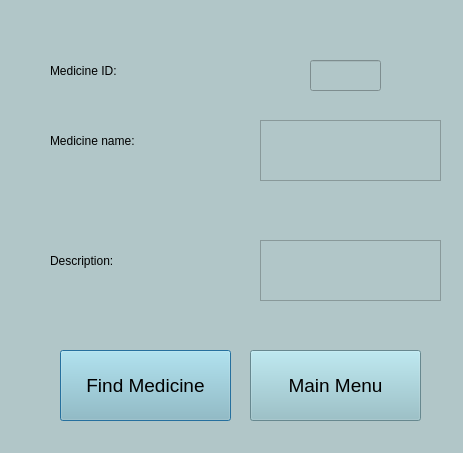
<?xml version="1.0" encoding="UTF-8"?>
<ui version="4.0">
 <class>Dialog</class>
 <widget class="QDialog" name="Dialog">
  <property name="geometry">
   <rect>
    <x>0</x>
    <y>0</y>
    <width>463</width>
    <height>453</height>
   </rect>
  </property>
  <property name="windowTitle">
   <string>Dialog</string>
  </property>
  <property name="styleSheet">
   <string notr="true"> background-color:rgb(177,198,200);setWindowIcon:url(:/newPrefix/Sage_Corps_app.png);</string>
  </property>
  <widget class="QLabel" name="label_5">
   <property name="geometry">
    <rect>
     <x>50</x>
     <y>50</y>
     <width>151</width>
     <height>41</height>
    </rect>
   </property>
   <property name="styleSheet">
    <string notr="true">color:rgb(0, 0, 0);
font: 25 20pt &quot;Microsoft JhengHei Light&quot;;</string>
   </property>
   <property name="text">
    <string>Medicine ID:</string>
   </property>
  </widget>
  <widget class="QLineEdit" name="medicine_id">
   <property name="geometry">
    <rect>
     <x>310</x>
     <y>60</y>
     <width>71</width>
     <height>31</height>
    </rect>
   </property>
   <property name="styleSheet">
    <string notr="true">color:rgb(255,255,255); font-size:15pt;</string>
   </property>
  </widget>
  <widget class="QLabel" name="label_6">
   <property name="geometry">
    <rect>
     <x>50</x>
     <y>120</y>
     <width>201</width>
     <height>41</height>
    </rect>
   </property>
   <property name="styleSheet">
    <string notr="true">color:rgb(0, 0, 0);
font: 25 20pt &quot;Microsoft JhengHei Light&quot;;</string>
   </property>
   <property name="text">
    <string>Medicine name:</string>
   </property>
  </widget>
  <widget class="QTextEdit" name="medicine_nameText">
   <property name="geometry">
    <rect>
     <x>260</x>
     <y>120</y>
     <width>181</width>
     <height>61</height>
    </rect>
   </property>
   <property name="styleSheet">
    <string notr="true">color:rgb(0, 0, 0);
font: 25 8pt &quot;Microsoft JhengHei Light&quot;;</string>
   </property>
   <property name="html">
    <string>&lt;!DOCTYPE HTML PUBLIC &quot;-//W3C//DTD HTML 4.0//EN&quot; &quot;http://www.w3.org/TR/REC-html40/strict.dtd&quot;&gt;
&lt;html&gt;&lt;head&gt;&lt;meta name=&quot;qrichtext&quot; content=&quot;1&quot; /&gt;&lt;style type=&quot;text/css&quot;&gt;
p, li { white-space: pre-wrap; }
&lt;/style&gt;&lt;/head&gt;&lt;body style=&quot; font-family:'Microsoft JhengHei Light'; font-size:8pt; font-weight:24; font-style:normal;&quot;&gt;
&lt;p style=&quot;-qt-paragraph-type:empty; margin-top:0px; margin-bottom:0px; margin-left:0px; margin-right:0px; -qt-block-indent:0; text-indent:0px; font-size:20pt;&quot;&gt;&lt;br /&gt;&lt;/p&gt;&lt;/body&gt;&lt;/html&gt;</string>
   </property>
  </widget>
  <widget class="QLabel" name="label_7">
   <property name="geometry">
    <rect>
     <x>50</x>
     <y>240</y>
     <width>201</width>
     <height>41</height>
    </rect>
   </property>
   <property name="styleSheet">
    <string notr="true">color:rgb(0, 0, 0);
font: 25 20pt &quot;Microsoft JhengHei Light&quot;;</string>
   </property>
   <property name="text">
    <string>Description:</string>
   </property>
  </widget>
  <widget class="QTextEdit" name="medicine_descText">
   <property name="geometry">
    <rect>
     <x>260</x>
     <y>240</y>
     <width>181</width>
     <height>61</height>
    </rect>
   </property>
   <property name="styleSheet">
    <string notr="true">color:rgb(0, 0, 0);
font: 25 8pt &quot;Microsoft JhengHei Light&quot;;</string>
   </property>
   <property name="html">
    <string>&lt;!DOCTYPE HTML PUBLIC &quot;-//W3C//DTD HTML 4.0//EN&quot; &quot;http://www.w3.org/TR/REC-html40/strict.dtd&quot;&gt;
&lt;html&gt;&lt;head&gt;&lt;meta name=&quot;qrichtext&quot; content=&quot;1&quot; /&gt;&lt;style type=&quot;text/css&quot;&gt;
p, li { white-space: pre-wrap; }
&lt;/style&gt;&lt;/head&gt;&lt;body style=&quot; font-family:'Microsoft JhengHei Light'; font-size:8pt; font-weight:24; font-style:normal;&quot;&gt;
&lt;p style=&quot;-qt-paragraph-type:empty; margin-top:0px; margin-bottom:0px; margin-left:0px; margin-right:0px; -qt-block-indent:0; text-indent:0px; font-size:20pt;&quot;&gt;&lt;br /&gt;&lt;/p&gt;&lt;/body&gt;&lt;/html&gt;</string>
   </property>
  </widget>
  <widget class="QPushButton" name="medicineButton">
   <property name="geometry">
    <rect>
     <x>60</x>
     <y>350</y>
     <width>171</width>
     <height>71</height>
    </rect>
   </property>
   <property name="styleSheet">
    <string notr="true">background-color:rgb(144, 191, 200); font-size:14pt;</string>
   </property>
   <property name="text">
    <string>Find Medicine</string>
   </property>
  </widget>
  <widget class="QPushButton" name="mainMenuButton">
   <property name="geometry">
    <rect>
     <x>250</x>
     <y>350</y>
     <width>171</width>
     <height>71</height>
    </rect>
   </property>
   <property name="styleSheet">
    <string notr="true">background-color:rgb(144, 191, 200); font-size:14pt;</string>
   </property>
   <property name="text">
    <string>Main Menu</string>
   </property>
  </widget>
 </widget>
 <resources/>
 <connections/>
</ui>
